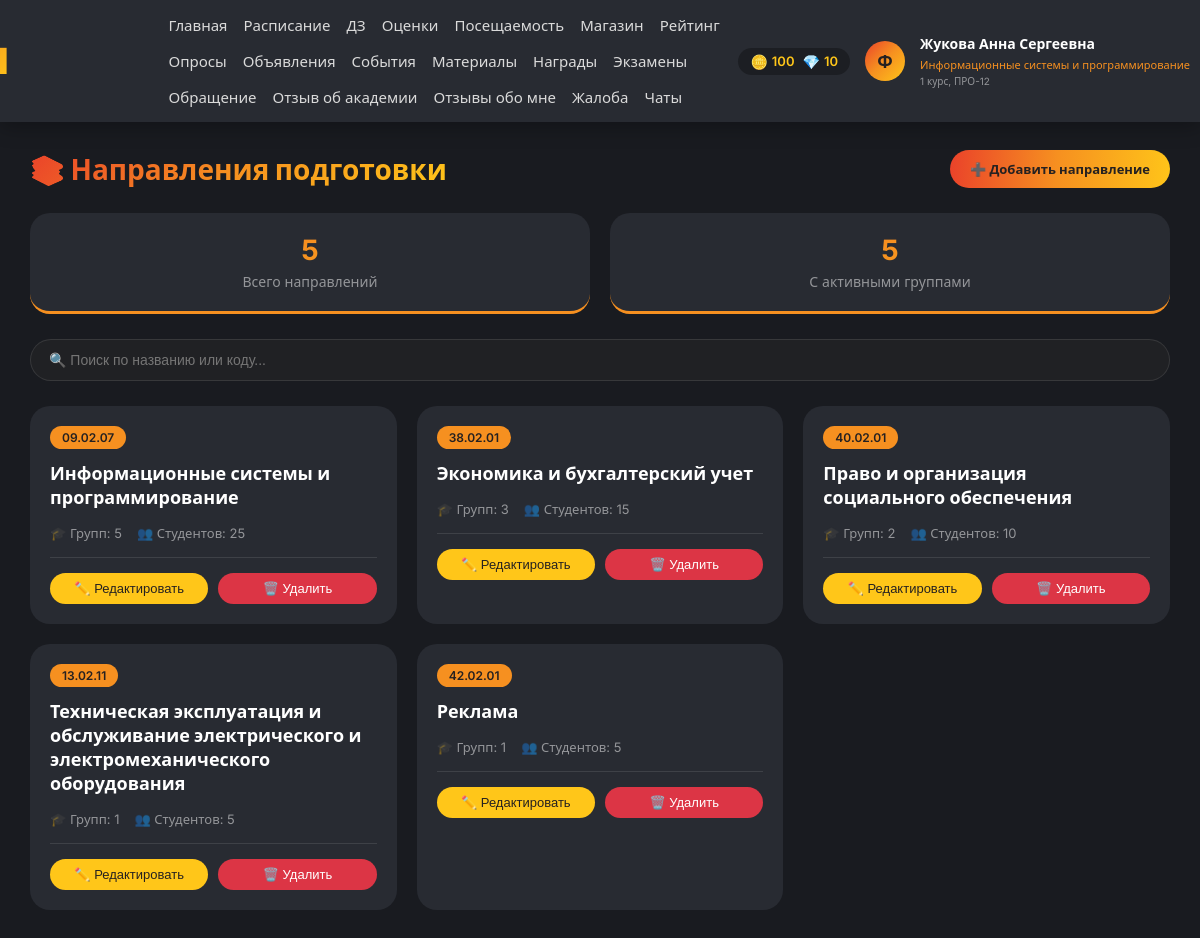
The app's page /directions/ (signed in), older data.
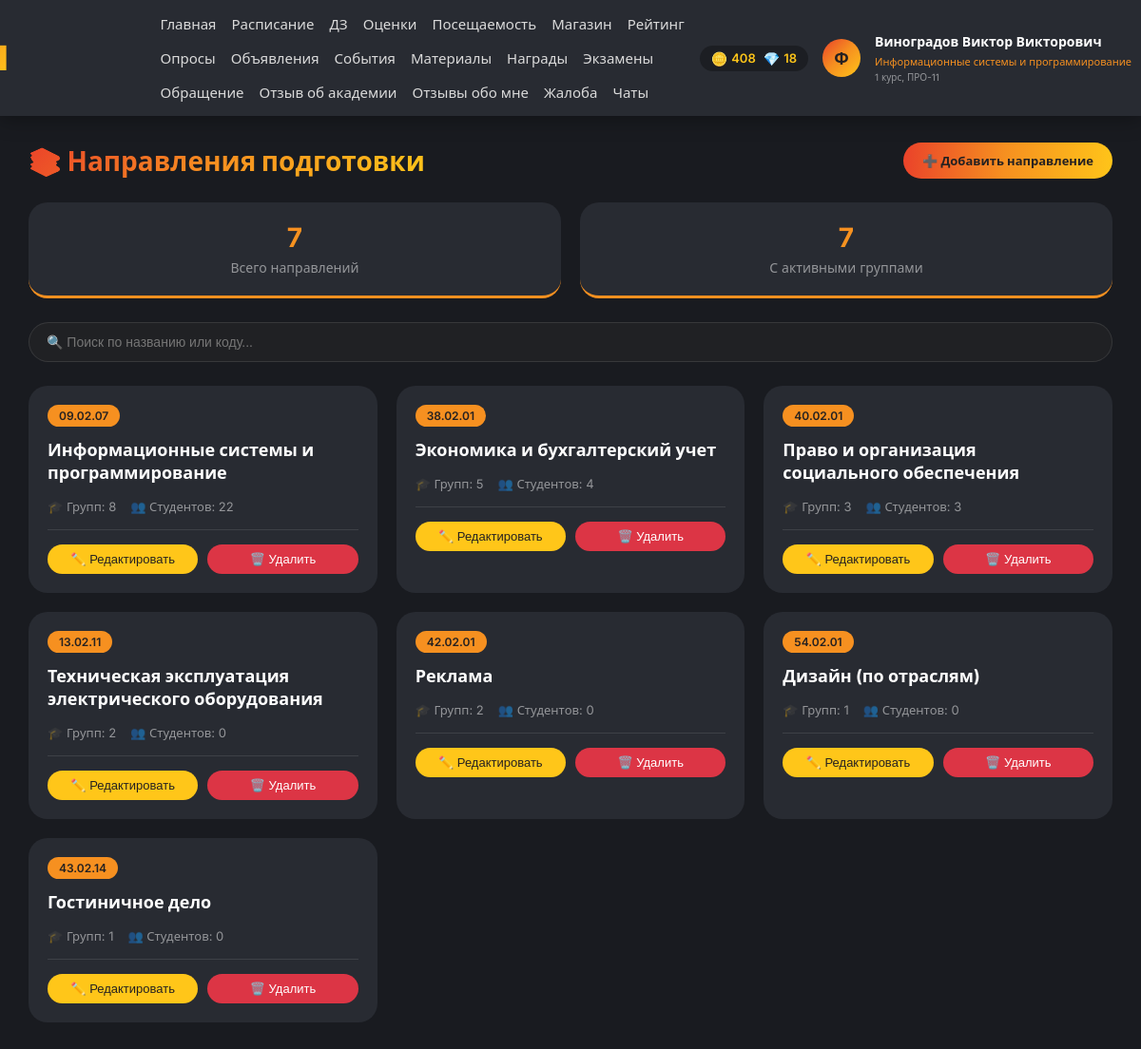
The same page, newer data.
### app/models.py (models this page shows, shortened)
class Autoriz(models.Model):
    user = models.CharField(unique=True, max_length=30, blank=False, null=True, error_messages={'max_length': 'Длина имени не может содержать более 30 символов', 'blank': 'Напишите имя.', 'null': 'Напишите имя.'}, verbose_name='Имя аккаунта')
    password = models.CharField(max_length=120, blank=False, null=False, error_messages={'max_length': 'Длина пароля не может содержать более 40 символов', 'blank': 'Напишите пароль.', 'null': 'Напишите пароль.'}, verbose_name='Пароль от аккаунта')
    email = models.EmailField(unique=True, max_length=100, blank=False, null=False, error_messages={'max_length': 'Длина почты не может содержать более 100 символов', 'blank': 'Напишите почту.', 'null': 'Напишите почту.'}, verbose_name='Почта от аккаунта')
    birth_date = models.DateField(null=True, blank=True, verbose_name='Дата рождения')
    gender = models.CharField(max_length=1, choices=[('M', 'Мужской'), ('F', 'Женский')], blank=True, verbose_name='Пол')
    phone = models.CharField(max_length=20, blank=True, verbose_name='Номер телефона')
    hide_phone = models.BooleanField(default=False, verbose_name='Скрыть номер телефона')
    class Meta:
        db_table = 'List_of_users'
        verbose_name = 'Пользователь'
        verbose_name_plural = 'Пользователи'
    def get_full_name(self):
        try:
            student = Student.objects.get(autoriz=self)
            return f"{student.surname} {student.name} {student.patronymic}".strip()
        except Student.DoesNotExist:
            try:
                professor = Professor.objects.get(autoriz=self)
                return f"{professor.surname} {professor.name} {professor.patronymic}".strip()
            except Professor.DoesNotExist:
                try:
                    staff = AcademicStaff.objects.get(autoriz=self)
                    return f"{staff.surname} {staff.name} {staff.patronymic}".strip()
                except AcademicStaff.DoesNotExist:
                    return self.user

class Student(models.Model):
    name = models.CharField(max_length=30, blank=False, null=False, verbose_name='Имя студента')
    surname = models.CharField(max_length=30, blank=False, null=False, verbose_name='Фамилия студента')
    patronymic = models.CharField(max_length=40, blank=False, null=False, verbose_name='Отчество студента')
    autoriz = models.ForeignKey(Autoriz, on_delete=models.CASCADE, verbose_name='Пользователь')
    group = models.ForeignKey(Group, on_delete=models.CASCADE, null=True, blank=True, verbose_name='Группа')
    class Meta:
        db_table = 'List_of_students'
        verbose_name = 'Студент'
        verbose_name_plural = 'Студенты'

class Group(models.Model):
    name = models.CharField(max_length=20, verbose_name='Название группы')
    course = models.ForeignKey(Course, on_delete=models.CASCADE, verbose_name='Курс')
    direction = models.ForeignKey(Direction, on_delete=models.CASCADE, verbose_name='Направление')
    academic_year = models.CharField(max_length=9, verbose_name='Учебный год')
    class Meta:
        db_table = 'List_of_groups'
        verbose_name = 'Группа'
        verbose_name_plural = 'Группы'
        unique_together = ['course', 'direction', 'name']

class Direction(models.Model):
    name = models.CharField(max_length=100, verbose_name='Название направления')
    code = models.CharField(max_length=20, unique=True, verbose_name='Код направления')
    class Meta:
        db_table = 'List_of_directions'
        verbose_name = 'Направление'
        verbose_name_plural = 'Направления'

### app/views.py (the view)
# urls.py: path('directions/', views.direction_list_view, name='direction_list_view'),
def direction_list_view(request):
    if 'user_id' not in request.session:
        return redirect('autoriz_view')
    context = get_user_context(request)
    directions = Direction.objects.all()
    for d in directions:
        d.student_count = Student.objects.filter(group__direction=d).count()
    context['directions'] = directions
    context['active_directions'] = directions.filter(group__isnull=False).distinct().count()
    return render(request, 'direction_list.html', context)

### templates/direction_list.html (shortened to what this page needs)
{% extends 'base.html' %}
{% load static %}
{% block extra_css %}
<link rel="stylesheet" href="{% static 'css/direction_list.css' %}">
{% endblock %}
{% block content %}
<div class="direction-container">
    <div class="page-header">
        <h1 class="page-title">📚 Направления подготовки</h1>
        <a href="{% url 'direction_create_view' %}" class="btn-create">➕ Добавить направление</a>
    </div>
    <div class="stats-row">
        <div class="stat-card"><div class="stat-number">{{ directions|length }}</div><div class="stat-label">Всего направлений</div></div>
        <div class="stat-card"><div class="stat-number">{{ active_directions }}</div><div class="stat-label">С активными группами</div></div>
    </div>
    <div class="search-bar">
        <input type="text" id="searchInput" class="search-input" placeholder="🔍 Поиск по названию или коду...">
    </div>
    <div class="directions-grid">
        {% for direction in directions %}
        <div class="direction-card">
            <div class="direction-code">{{ direction.code }}</div>
            <div class="direction-name">{{ direction.name }}</div>
            <div class="direction-stats">
                <span class="stat">🎓 Групп: {{ direction.group_set.count }}</span>
                <span class="stat">👥 Студентов: {{ direction.student_count|default:0 }}</span>
            </div>
            <div class="direction-actions">
                <button class="btn-edit" data-id="{{ direction.id }}">✏️ Редактировать</button>
                <button class="btn-delete" data-id="{{ direction.id }}">🗑️ Удалить</button>
            </div>
        </div>
        {% empty %}
        <div class="empty-directions">📭 Нет направлений подготовки</div>
        {% endfor %}
    </div>
</div>
{% endblock %}

### templates/base.html (shortened to what this page needs)
{% load static %}
<!DOCTYPE html>
<html lang="ru">
<head>
    <link rel="stylesheet" href="https://cdnjs.cloudflare.com/ajax/libs/font-awesome/6.4.0/css/all.min.css">
    <link rel="stylesheet" href="{% static 'css/main.css' %}">
    {% block extra_css %}{% endblock %}
</head>
<body>
    <header class="header">
        <div class="header-content">
            <div class="logo">Journal</div>
            <nav class="nav-menu">
                <a href="{% url 'main_view' %}">Главная</a>
                {% if user_role == 'student' %}
                    <a href="{% url 'schedule_view' %}">Расписание</a>
                    <a href="{% url 'homework_list_view' %}">ДЗ</a>
                    <a href="{% url 'estimation_view' %}">Оценки</a>
                    <a href="{% url 'attendance_list_view' %}">Посещаемость</a>
                    <a href="{% url 'shop_view' %}">Магазин</a>
                    <a href="{% url 'leaderboard_view' %}">Рейтинг</a>
                    <a href="{% url 'polls_view' %}">Опросы</a>
                    <a href="{% url 'announcements_view' %}">Объявления</a>
                    <a href="{% url 'events_view' %}">События</a>
                    <a href="{% url 'educational_materials_view' %}">Материалы</a>
                    <a href="{% url 'user_reward_list_view' %}">Награды</a>
                    <a href="{% url 'exam_list_view' %}">Экзамены</a>
                    <a href="{% url 'appeal_view' %}">Обращение</a>
                    <a href="{% url 'review_view' %}">Отзыв об академии</a>
                    <a href="{% url 'student_reviews_view' %}">Отзывы обо мне</a>
                    <a href="{% url 'complaint_view' %}">Жалоба</a>
                    <a href="{% url 'chat_list_view' %}">Чаты</a>
                {% endif %}
            </nav>
            <div class="user-info">
                {% if user_role == 'student' %}
                <div class="user-currencies">
                    <div class="currency-item">
                        <span class="currency-icon">🪙</span>
                        <span class="currency-value">{{ topcoins|default:"0" }}</span>
                    </div>
                    <div class="currency-item">
                        <span class="currency-icon">💎</span>
                        <span class="currency-value">{{ topgems|default:"0" }}</span>
                    </div>
                </div>
                {% endif %}
                {% if user_avatar %}
                    <img src="{{ user_avatar }}" alt="avatar" class="user-avatar">
                {% else %}
                    <div class="user-avatar-placeholder">Ф</div>
                {% endif %}
                <div class="user-details">
                    <span class="user-name">{{ user.get_full_name|default:user.user }}</span>
                    {% if user_role == 'student' and student_info %}
                        <div class="user-meta-group">
                            <span class="user-meta-direction">{{ student_info.direction }}</span>
                            <span class="user-meta-course">{{ student_info.course }} курс, {{ student_info.group }}</span>
                        </div>
                    {% elif user_role == 'professor' and professor_info %}
                        <span class="user-meta">{{ professor_info.subject }}</span>
                    {% elif user_role == 'academic_staff' and staff_info %}
                        <span class="user-meta">{{ staff_info.position }}</span>
                    {% endif %}
                </div>
            </div>
        </div>
    </header>
    <div class="container">
        {% block content %}{% endblock %}
    </div>
</body>
</html>

Row changes from the older to the newer data that the page shows:
no longer on this page (row unchanged): Group: group "ПРО-12"
changed Autoriz: get_full_name "Жукова Анна Сергеевна" → "Виноградов Виктор Викторович"
computed for Direction "Информационные системы и программирование": group_set.count "5" → "8"; student_count "25" → "22"
now on this page (row unchanged): Group: group "ПРО-11"
computed for Direction "Экономика и бухгалтерский учет": group_set.count "3" → "5"; student_count "15" → "4"
computed for Direction "Право и организация социального обеспечения": group_set.count "2" → "3"; student_count "10" → "3"
changed Direction: name "Техническая эксплуатация и обслуживание электрического и электромеханического оборудования" → "Техническая эксплуатация электрического оборудования"; group_set.count "1" → "2"; student_count "5" → "0"
computed for Direction "Реклама": group_set.count "1" → "2"; student_count "5" → "0"
added Direction: code "54.02.01", name "Дизайн (по отраслям)", group_set.count "1", student_count "0"
added Direction: code "43.02.14", name "Гостиничное дело", group_set.count "1", student_count "0"
Text that changed along with them:
{{ topcoins|default:"0" }}: "100" → "408"
{{ topgems|default:"0" }}: "10" → "18"
{{ directions|length }}: "5" → "7"
{{ active_directions }}: "5" → "7"
